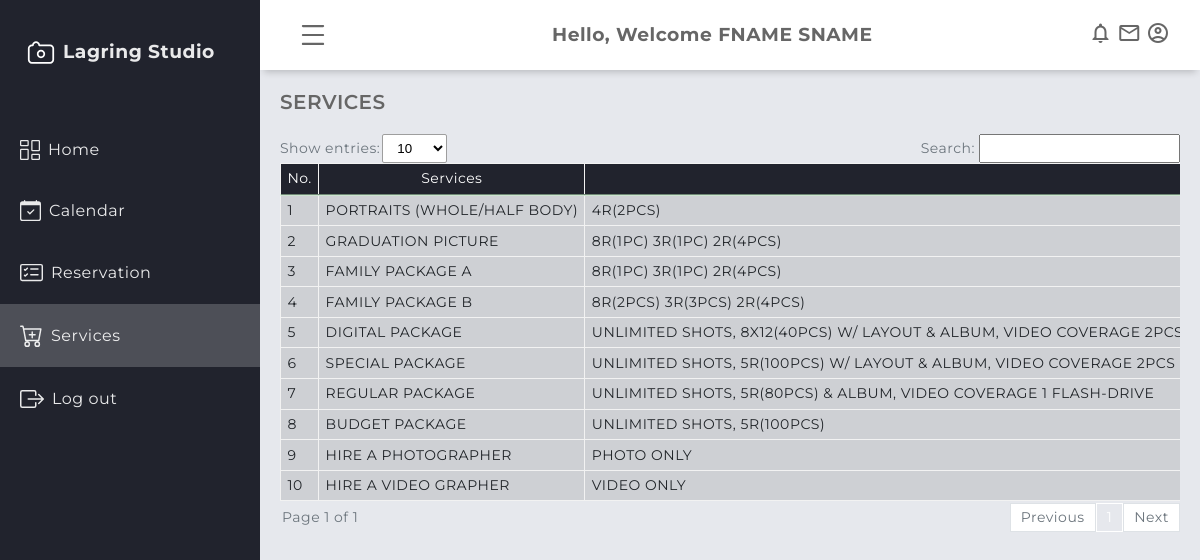
The page /user/services.php (signed in) on the database its author committed.
### tables this page shows
CREATE TABLE `users` (
  `user_id` int(11) NOT NULL,
  `firstname` varchar(200) NOT NULL,
  `middlename` varchar(200) NOT NULL,
  `surname` varchar(200) NOT NULL,
  `registration_date` datetime NOT NULL DEFAULT current_timestamp(),
  `email` varchar(200) NOT NULL,
  `password` varchar(200) NOT NULL,
  `role` varchar(200) NOT NULL
);

CREATE TABLE `services` (
  `service_id` int(11) NOT NULL,
  `service_name` varchar(250) NOT NULL,
  `service_description` varchar(500) NOT NULL,
  `service_price` int(11) DEFAULT NULL,
  `service_date_added` datetime NOT NULL DEFAULT current_timestamp(),
  `archived_flag` int(11) NOT NULL
);

### user/session.php (called while the page is built, shortened)
<?php
    require_once('../database.php');
    if (isset($_SESSION['user'])) {
            $user = $_SESSION['user'];
            $id = $user->user_id;
            $query = $connection->prepare("SELECT * FROM users WHERE user_id = ?");
            $query->bind_param("i", $id);
            $query->execute();
            $queryResult = $query->get_result();
            $row = $queryResult->fetch_assoc();
                if($row)
                {
                    $fullname =  strtoupper($row['firstname'].' '.$row['surname']);
                }
    } else {
        header('Location: ../logout.php');
    }
?>

### user/services.php (the view, shortened to what this page needs)
<?php
   include('session.php');
?>
<!DOCTYPE html>
<html lang="en">
    <head>
        <link rel="stylesheet" href="../assets/global/css/design.css" />
        <link rel="stylesheet" href="../assets/global/css/table.css" />
        <link rel="stylesheet" href="../assets/global/css/global.css" />
        <link rel="stylesheet" href="../assets/admin/css/dashboardcontainer.css" />
    </head>
    <body>
        <?php require "header/header.php"?>
        <?php require "navigation/sidebar.php"?>
        <main class="main-container">
            <div class="main-title">
                <p class="font-weight-bold">SERVICES</p>
            </div>
        <div class= "showAndSearch  text-secondary align-items-center mb-1">
                        <div class= "align-items-center">
                            <label >Show entries:</label>
                            <select id="entriesPerPage">
                                <option value="10">10</option>
                            </select>
                        </div>
                        <div class= "align-items-center">
                            <label for="searchInput" class="pr-1" >Search:</label>
                            <div style="position: relative;">
                                <input type="text" id="searchInput" >
                            </div>
                        </div>
                        <div id="table1" class="table-group-container active">
                            <table id="table1" class="table table-striped table-bordered w-100">
                                <thead>
                                    <tr>
                                        <th>No.</th>
                                        <th>Services</th>
                                        <th>Description</th>
                                    </tr>
                                </thead>
                                <tbody>
<?php
                                    $i = 1;
                                    $sql = mysqli_query($connection, "SELECT * FROM services") or die(mysqli_error($connection));
                                    if (mysqli_num_rows($sql) > 0) {
                                    while ($row = mysqli_fetch_array($sql)) {
                                        $sername = $row['service_name'];
                                        $serdesc = $row['service_description'];
                                    ?>
                                    <tr>
                                        <td><?php echo $i++ ?></td>
                                        <td><?php echo strtoupper($sername);?></td>
                                        <td><?php echo strtoupper($serdesc);?></td>
                                    </tr>
                                    <?php
                                    }}
                                    else {echo '<tr><td colspan="4" style="text-align: center;">No records found.</td></tr>';}
                                ?>
                                </tbody>
                            </table>
                        </div>
                        <div class="pagination-container">
                            <div id="pagination-label"></div>
                            <div id="pagination" class="pagination"></div>
                        </div>
                    </div>
            </main>
    </body>
</html>

### user/header/header.php (shortened to what this page needs)
<header class="header">
    <div class="menu-icon toggleBtn">
    </div>
    <div class="rightSection">
                <div class="profileName"><h3><?php echo "Hello, Welcome ", $fullname; ?></h3></div>
            </div>
    <div class="header-right">
        <span class="material-icons-outlined">notifications</span>
        <span class="material-icons-outlined">email</span>
        <span class="material-icons-outlined">account_circle</span>
    </div>
</header>

### assets/global/css/design.css (style rules this page uses)
:root { --blue1: rgba(36, 175, 242); --blue2: rgba(7, 164, 241); --blue3: rgba(23, 147, 217); --blue4: rgba(4, 127, 204); --blue5: rgba(30,144,255); --light_blue: rgba(63, 194, 250); --dim_blue: rgba(137, 192, 223); --dark_blue: rgba(30, 70, 139); --gray: rgba(208, 216, 227); --dark_gray: rgba(141, 164, 196); --dirty_white: rgba(244, 244, 244); --red: rgba(254, 0, 0); --maroon: rgba(154, 0, 0); }
* { margin: 0; padding: 0; box-sizing: border-box; }
body { font-family: "Montserrat", sans-serif; letter-spacing: 0.5px; line-height: 1.2; scrollbar-color: smooth; background-color: #e6e8ed; color: #666666; }
.font-weight-bold { font-weight: 600; }

### assets/global/css/table.css (style rules this page uses)
.table { width: 100%; margin-bottom: 2px; color: #212529; border-collapse: collapse; white-space: nowrap; }
.table th, .table td { padding: 0.4rem; align-items: center; border-top: 1px solid #cafaca77; }
.table thead th { vertical-align: bottom; border-bottom: 2px solid #cafaca77; background-color: #21232d; color: white; font-weight: normal; text-align: center; }
.table-bordered { border: 1px solid #cafaca77; }
.table-bordered th, .table-bordered td { border: 1px solid hsl(0, 0%, 95%); }
.table-bordered thead th, .table-bordered thead td { border-bottom-width: 2px; }
.table-striped tbody tr { background-color: rgba(0, 0, 0, 0.1); }
#entriesPerPage { background-color: white; border: 1px solid rgb(158, 158, 158); border-radius: 2px; padding: 5px 10px; align-items: center; margin-left: 2px; outline: none; }
#searchInput { padding: 5px 10px; outline: none; }
.showAndSearch { display: flex; justify-content: space-between; flex-wrap: wrap; font-size: 14px; margin-bottom: 10px; }
.pagination-container { display: flex; justify-content: space-between; align-items: center; font-size: 14px; width: 100%; }
#pagination-label { color: #6c757d; padding-left: 2px; }
.pagination { display: flex; align-items: center; }
.table-group-container { display: none; overflow-x: auto; }
.table-group-container.active { display: block; width: 100%; }

### assets/global/css/global.css (style rules this page uses)
.mb-1 { margin-bottom: 0.25rem; }
.pr-1 { padding-right: 0.25rem; }
.text-secondary { color: #6c757d !important; }
* { margin: 0; padding: 0; box-sizing: border-box; }
.w-100 { width: 100% !important; }
.align-items-center { display: flex; align-items: center; }

### assets/admin/css/dashboardcontainer.css (style rules this page uses)
.header { position: fixed; top: 0; right: 0; height: 70px; width: calc(100% - 260px); background-color: #ffffff; display: flex; align-items: center; justify-content: space-between; padding: 0 30px 0 30px; box-shadow: 0 6px 7px -4px rgba(0, 0, 0, 0.2); transition: all 0.5s; -webkit-transition: all 0.5s; z-index: 8; }
.material-icons-outlined { cursor: pointer; }
.menu-icon { display: flex; justify-content: center; align-items: center; padding: 0.5rem; border-radius: 50%; cursor: pointer; }
.main-container { margin-top: 70px; margin-left: 260px; padding: 1.25rem; min-height: calc(100vh - 70px); transition: all 0.5s; -webkit-transition: all 0.5s; z-index: 8; }
.main-title { margin: 0 0 1.25rem 0; }
.main-title p { font-size: 1.25rem; }

### rows shown on the page
users: fullname "FNAME SNAME"
services: service_name "PORTRAITS (WHOLE/HALF BODY)", service_description "4R(2PCS)"
services: service_name "GRADUATION PICTURE", service_description "8R(1PC) 3R(1PC) 2R(4PCS)"
services: service_name "FAMILY PACKAGE A", service_description "8R(1PC) 3R(1PC) 2R(4PCS)"
services: service_name "FAMILY PACKAGE B", service_description "8R(2PCS) 3R(3PCS) 2R(4PCS)"
services: service_name "DIGITAL PACKAGE", service_description "UNLIMITED SHOTS, 8X12(40PCS) W/ LAYOUT & ALBUM, VIDEO COVERAGE…"
services: service_name "SPECIAL PACKAGE", service_description "UNLIMITED SHOTS, 5R(100PCS) W/ LAYOUT & ALBUM, VIDEO COVERAGE 2PCS…"
services: service_name "REGULAR PACKAGE", service_description "UNLIMITED SHOTS, 5R(80PCS) & ALBUM, VIDEO COVERAGE 1 FLASH-DRIVE"
services: service_name "BUDGET PACKAGE", service_description "UNLIMITED SHOTS, 5R(100PCS)"
services: service_name "HIRE A PHOTOGRAPHER", service_description "PHOTO ONLY"
services: service_name "HIRE A VIDEO GRAPHER", service_description "VIDEO ONLY"
